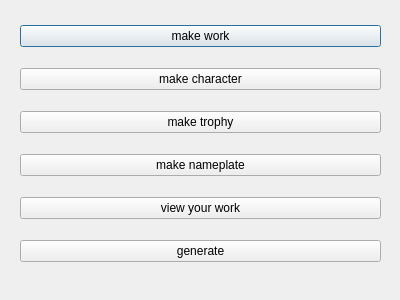
<?xml version="1.0" encoding="UTF-8"?>
<ui version="4.0">
 <class>Dialog</class>
 <widget class="QDialog" name="Dialog">
  <property name="geometry">
   <rect>
    <x>0</x>
    <y>0</y>
    <width>400</width>
    <height>300</height>
   </rect>
  </property>
  <property name="windowTitle">
   <string>Dialog</string>
  </property>
  <widget class="QWidget" name="verticalLayoutWidget">
   <property name="geometry">
    <rect>
     <x>20</x>
     <y>10</y>
     <width>361</width>
     <height>271</height>
    </rect>
   </property>
   <layout class="QVBoxLayout" name="verticalLayout">
    <item>
     <widget class="QPushButton" name="pushButton_2">
      <property name="text">
       <string>make work</string>
      </property>
     </widget>
    </item>
    <item>
     <widget class="QPushButton" name="pushButton_3">
      <property name="text">
       <string>make character</string>
      </property>
     </widget>
    </item>
    <item>
     <widget class="QPushButton" name="pushButton">
      <property name="text">
       <string>make trophy</string>
      </property>
     </widget>
    </item>
    <item>
     <widget class="QPushButton" name="pushButton_4">
      <property name="text">
       <string>make nameplate</string>
      </property>
     </widget>
    </item>
    <item>
     <widget class="QPushButton" name="pushButton_5">
      <property name="text">
       <string>view your work</string>
      </property>
     </widget>
    </item>
    <item>
     <widget class="QPushButton" name="pushButton_6">
      <property name="text">
       <string>generate</string>
      </property>
     </widget>
    </item>
   </layout>
  </widget>
 </widget>
 <resources/>
 <connections/>
</ui>
